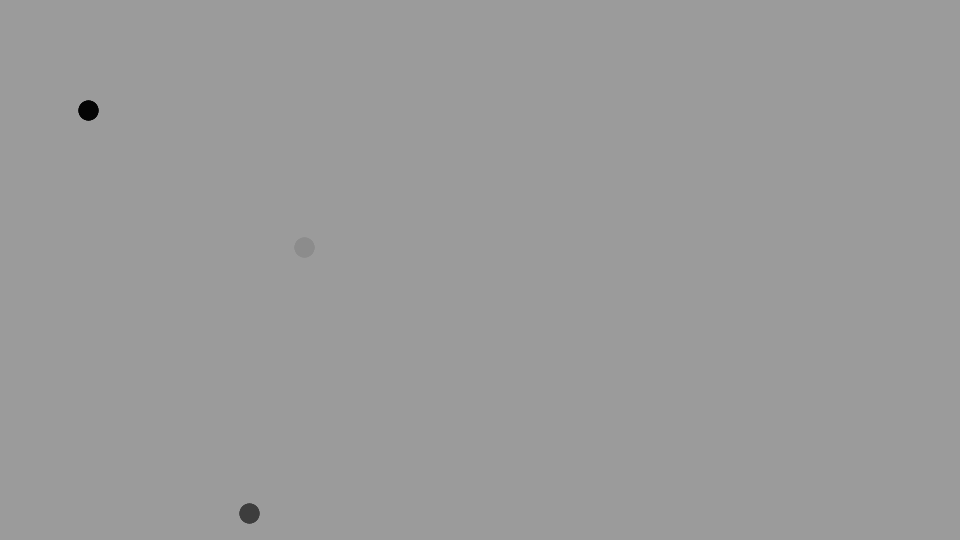
Frame 1 (no input)
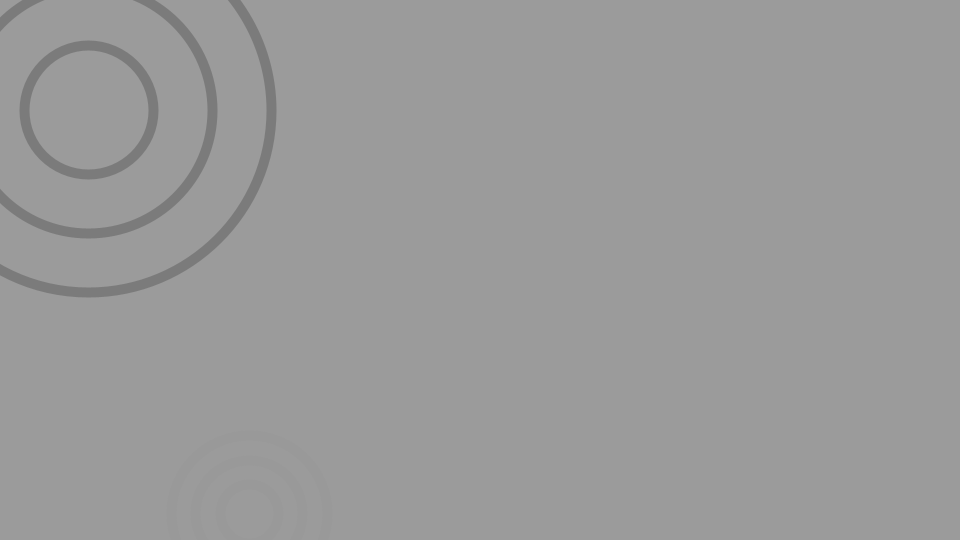
Frame 60 (the mouse pressed at the canvas centre just before this capture)
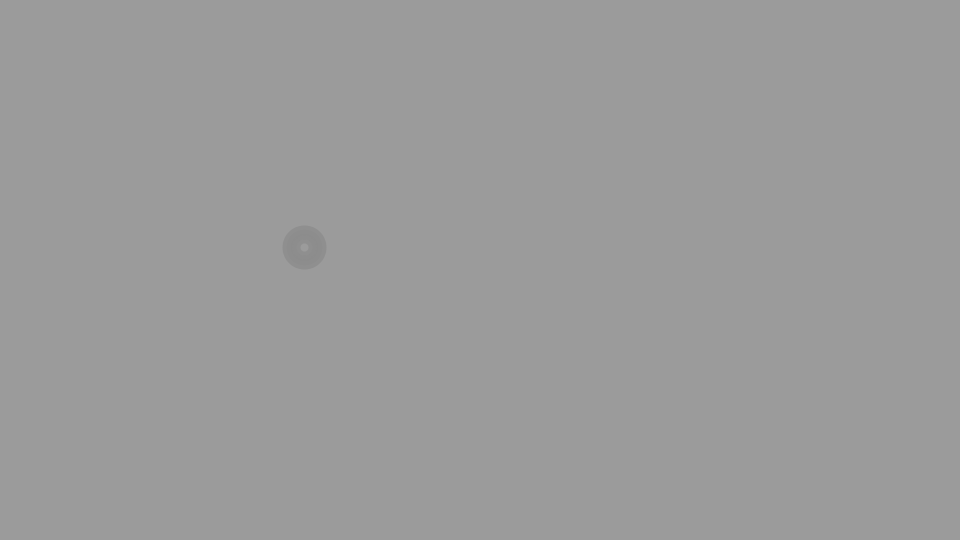
Frame 120 (the mouse held since frame 60 and released just before this capture)

The Processing sketch that drew these frames (run headless with seeded random() and noise(); from frame 60 on, the mouse is pressed at the canvas centre):

// Processing sketch: atelier
// ── atelier.pde
/*
 Exemple pour l'atelier. Cliquer sur les cercle pour réinitialiser leur position.
 
 Auteur : Jean-Maxime Couillard
 Licence : 
 Syntaxe : Processing version 3.0b5
*/

Cercle cercle1;
Cercle cercle2;
Cercle cercle3;

void setup() {
  size(960,540);
  
  // Création d'une instance de Cercle
  cercle1 = new Cercle(50.0);
  cercle1.x = random(0, width);
  cercle1.y = random(0, height);
  cercle1.randomColor();
  
  // Création d'une instance de Cercle
  cercle2 = new Cercle(40.0);
  cercle2.x = random(0, width);
  cercle2.y = random(0, height);
  cercle2.randomColor();
  
  // Création d'une instance de Cercle
  cercle3 = new Cercle(150.0);
  cercle3.x = random(0, width);
  cercle3.y = random(0, height);
  cercle3.randomColor();
}

void draw() {
  
  if(cercle1.isClicked() || cercle2.isClicked() || cercle3.isClicked()) {
    background(200);
  } else  {
    background(155);
  }
    
  // Dessin des cercle
  cercle1.draw();
  cercle2.draw();
  cercle3.draw();
   
}
// ── Cercle.pde
class Cercle {

  // Définition des variables contenus dans la classe
  float x = 0.0;
  float y = 0.0;
  float s = 50.0;
  float speed = 1.0;
  color c = color(50);
  float life;

  // Constructeur (appelé lorsqu'on utilise le mot-clé new)
  Cercle(float size) {
    s = size;
    speed = random(1, 2);
  }

  // Fonction personnalisée, que l'on doit appeler manuellement
  void draw() {

    ellipseMode(CENTER);
    noFill();
    stroke(c, 255 * (1.0 - life));
    strokeWeight(10);

    // Condition lorsque cliquée
    if (isClicked()) {
      stroke(200);
      x = random(width);
      y = random(height);
      life = 0;
    }

    // Desssiner 
    for (int i=1; i <= 3; i++) {
      ellipse(x, y, life * s* i + 10, life  * s * i + 10);
    }

    // Augmenter la vie
    life+= 0.01 * speed;

    // Redémarrer la vie suite à l'animation
    if (life > 2) life = 0;
  }

  // Fonction personnalisée, que l'on doit appeler manuellement
  boolean isClicked() {
    if (mousePressed && (mouseX>x-s/2 && mouseX<x+s/2 && mouseY>y-s/2 && mouseY<y+s/2)) {
      return true;
    } else {
      return false;
    }
  }

  // Fonction personnalisée, que l'on doit appeler manuellement
  // Elle permet de changer la couleur pour une nouvelle aléatoirement
  void randomColor() {
    int grayValue = floor(random(1, 255));
    
    // Sassurer que la couleur n'est pas la même que le fond
    if(grayValue > 150 && grayValue < 200) {
      grayValue+= 40;
    }
    
    // Attribuer la nouvelle valeur à la proppriété C
    c = color(grayValue);
  }
}
